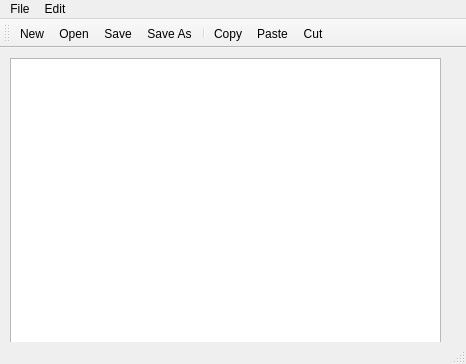
<?xml version="1.0" encoding="UTF-8"?>
<ui version="4.0">
 <class>MainWindow</class>
 <widget class="QMainWindow" name="MainWindow">
  <property name="geometry">
   <rect>
    <x>0</x>
    <y>0</y>
    <width>466</width>
    <height>364</height>
   </rect>
  </property>
  <property name="windowTitle">
   <string>MainWindow</string>
  </property>
  <widget class="QWidget" name="centralwidget">
   <widget class="QTextEdit" name="textEdit">
    <property name="geometry">
     <rect>
      <x>10</x>
      <y>10</y>
      <width>431</width>
      <height>301</height>
     </rect>
    </property>
   </widget>
  </widget>
  <widget class="QMenuBar" name="menubar">
   <property name="geometry">
    <rect>
     <x>0</x>
     <y>0</y>
     <width>466</width>
     <height>21</height>
    </rect>
   </property>
   <widget class="QMenu" name="menuFile">
    <property name="title">
     <string>File</string>
    </property>
    <addaction name="actionNew"/>
    <addaction name="actionOpen"/>
    <addaction name="actionSave"/>
    <addaction name="actionSave_As"/>
   </widget>
   <widget class="QMenu" name="menuEdit">
    <property name="title">
     <string>Edit</string>
    </property>
    <addaction name="actionCopy"/>
    <addaction name="actionCut"/>
    <addaction name="actionPaste"/>
   </widget>
   <addaction name="menuFile"/>
   <addaction name="menuEdit"/>
  </widget>
  <widget class="QStatusBar" name="statusbar"/>
  <widget class="QToolBar" name="toolBar">
   <property name="windowTitle">
    <string>toolBar</string>
   </property>
   <attribute name="toolBarArea">
    <enum>TopToolBarArea</enum>
   </attribute>
   <attribute name="toolBarBreak">
    <bool>false</bool>
   </attribute>
   <addaction name="actionNew"/>
   <addaction name="actionOpen"/>
   <addaction name="actionSave"/>
   <addaction name="actionSave_As"/>
   <addaction name="separator"/>
   <addaction name="actionCopy"/>
   <addaction name="actionPaste"/>
   <addaction name="actionCut"/>
  </widget>
  <action name="actionNew">
   <property name="icon">
    <iconset resource="myRes.qrc">
     <normaloff>:/icons/new</normaloff>:/icons/new</iconset>
   </property>
   <property name="text">
    <string>New</string>
   </property>
  </action>
  <action name="actionSave">
   <property name="icon">
    <iconset resource="myRes.qrc">
     <normaloff>:/icons/save</normaloff>:/icons/save</iconset>
   </property>
   <property name="text">
    <string>Save</string>
   </property>
  </action>
  <action name="actionSave_As">
   <property name="icon">
    <iconset resource="myRes.qrc">
     <normaloff>:/icons/save_as</normaloff>:/icons/save_as</iconset>
   </property>
   <property name="text">
    <string>Save As</string>
   </property>
  </action>
  <action name="actionOpen">
   <property name="icon">
    <iconset resource="myRes.qrc">
     <normaloff>:/icons/open</normaloff>:/icons/open</iconset>
   </property>
   <property name="text">
    <string>Open</string>
   </property>
  </action>
  <action name="actionCopy">
   <property name="icon">
    <iconset resource="myRes.qrc">
     <normaloff>:/icons/copy</normaloff>:/icons/copy</iconset>
   </property>
   <property name="text">
    <string>Copy</string>
   </property>
  </action>
  <action name="actionCut">
   <property name="icon">
    <iconset resource="myRes.qrc">
     <normaloff>:/icons/cut</normaloff>:/icons/cut</iconset>
   </property>
   <property name="text">
    <string>Cut</string>
   </property>
  </action>
  <action name="actionPaste">
   <property name="icon">
    <iconset resource="myRes.qrc">
     <normaloff>:/icons/paste</normaloff>:/icons/paste</iconset>
   </property>
   <property name="text">
    <string>Paste</string>
   </property>
  </action>
 </widget>
 <resources>
  <include location="myRes.qrc"/>
 </resources>
 <connections/>
</ui>
